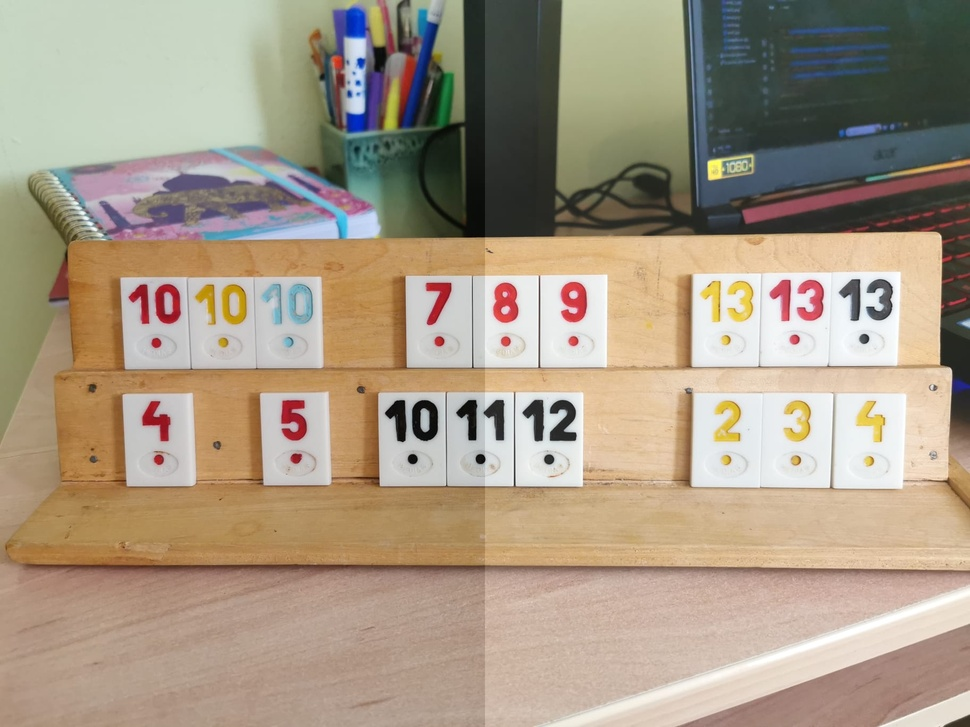
#> input picture MainApp/poze/brightness_adjusted_image.jpg, 970 x 727 px, shrunk from 1824 x 1368 before the run
$ python -i identify_color.py   (imports and definitions only)
#> lines starting #> are read from the running program, lines starting #| are printed output that depends on the picture; after the words box and inside, x2 and y2 are one past the last pixel; in counts of white or black regions, pixels touching at a corner belong together
#> further down, picture is the input picture: shape (727, 970, 3); mean B, G, R 132.7, 152.3, 167
import cv2
import numpy as np

def identify_color(hsv_image):
    # Define color ranges for red, yellow, blue, and black
    lower_red1 = np.array([0, 100, 100])
    upper_red1 = np.array([10, 255, 255])  # First range for red

    lower_red2 = np.array([160, 100, 100])
    upper_red2 = np.array([180, 255, 255])  # Second range for red

    lower_yellow = np.array([15, 100, 100])
    upper_yellow = np.array([30, 255, 255])

    lower_blue1 = np.array([90, 50, 50])  # First range for blue
    upper_blue1 = np.array([110, 255, 255])

    lower_blue2 = np.array([110, 50, 50])  # Second range for blue
    upper_blue2 = np.array([130, 255, 255])

    lower_black1 = np.array([0, 0, 0])  # First range for black
    upper_black1 = np.array([180, 50, 50])  # Adjusted upper bound for black

    lower_black2 = np.array([0, 0, 30])  # Second range for black
    upper_black2 = np.array([180, 255, 70])  # Adjusted upper bound for black

    # Create masks for each color
    mask_red1 = cv2.inRange(hsv_image, lower_red1, upper_red1)
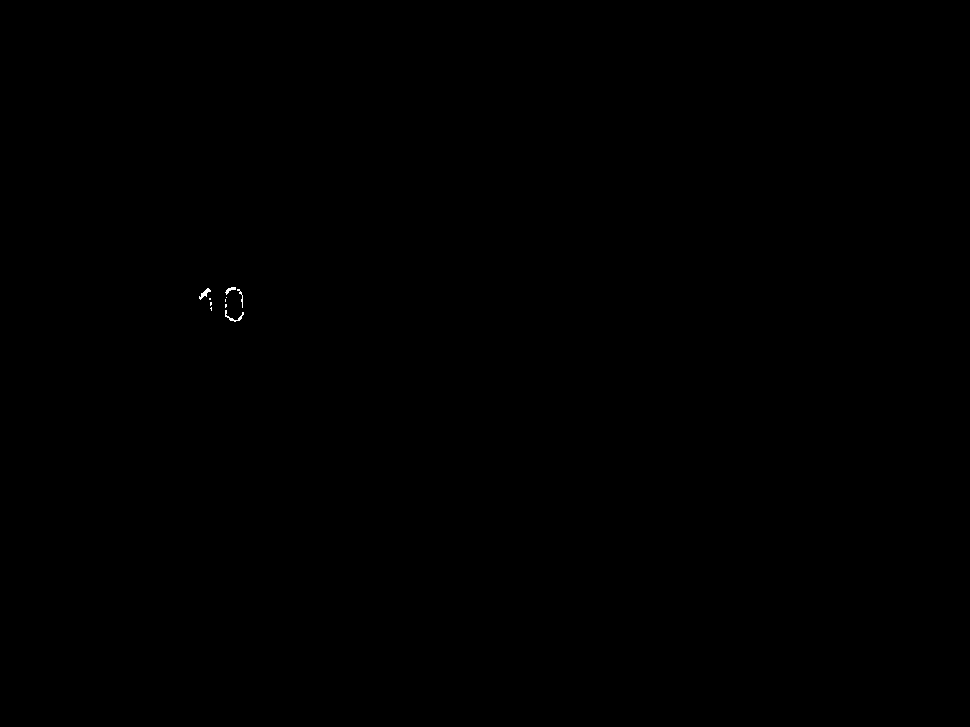
#> mask_red1: shape (727, 970); 0.03% white in thin lines or dots, all inside (x1, y1, x2, y2) = (199, 287, 244, 322)
    mask_red2 = cv2.inRange(hsv_image, lower_red2, upper_red2)
#> mask_red2: shape (727, 970); 10.3% white; 1436 white regions (1323 under 20 px), largest, box (x1, y1, x2, y2) and area: (485, 575, 970, 727) 32785, (694, 234, 942, 365) 8373, (583, 369, 763, 473) 6226
    mask_red = cv2.bitwise_or(mask_red1, mask_red2)
    mask_yellow = cv2.inRange(hsv_image, lower_yellow, upper_yellow)
#> mask_yellow: shape (727, 970); 0.04% white in thin lines or dots, all inside (x1, y1, x2, y2) = (197, 55, 440, 345)
    mask_blue1 = cv2.inRange(hsv_image, lower_blue1, upper_blue1)
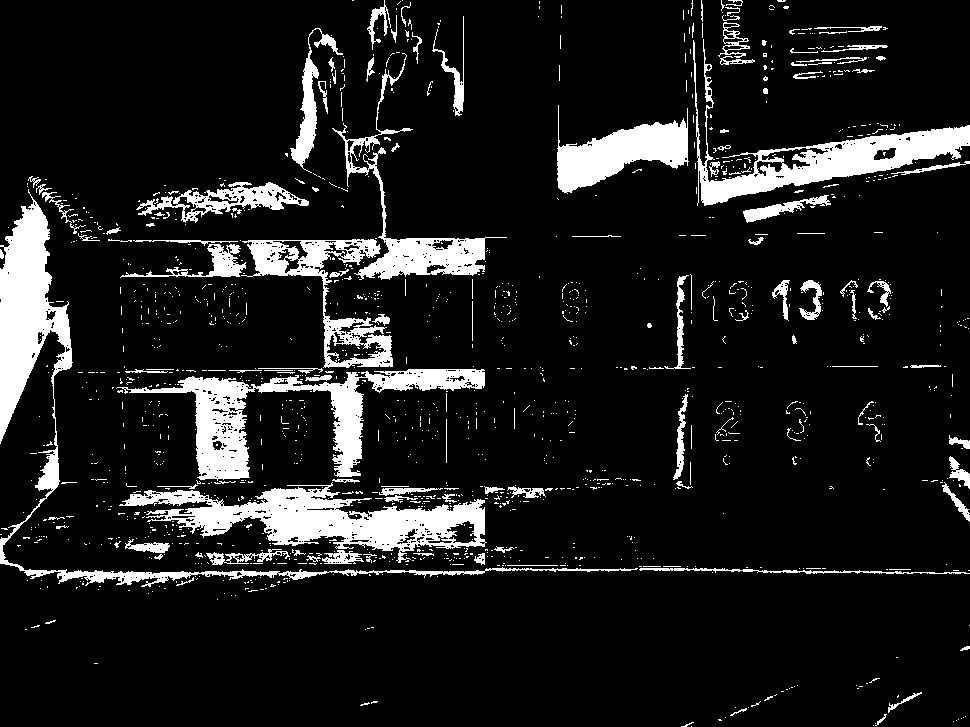
#> mask_blue1: shape (727, 970); 11.3% white; 1405 white regions (1268 under 20 px), largest, box (x1, y1, x2, y2) and area: (0, 189, 638, 587) 12622, (119, 482, 487, 563) 11515, (116, 369, 485, 481) 10268
    mask_blue2 = cv2.inRange(hsv_image, lower_blue2, upper_blue2)
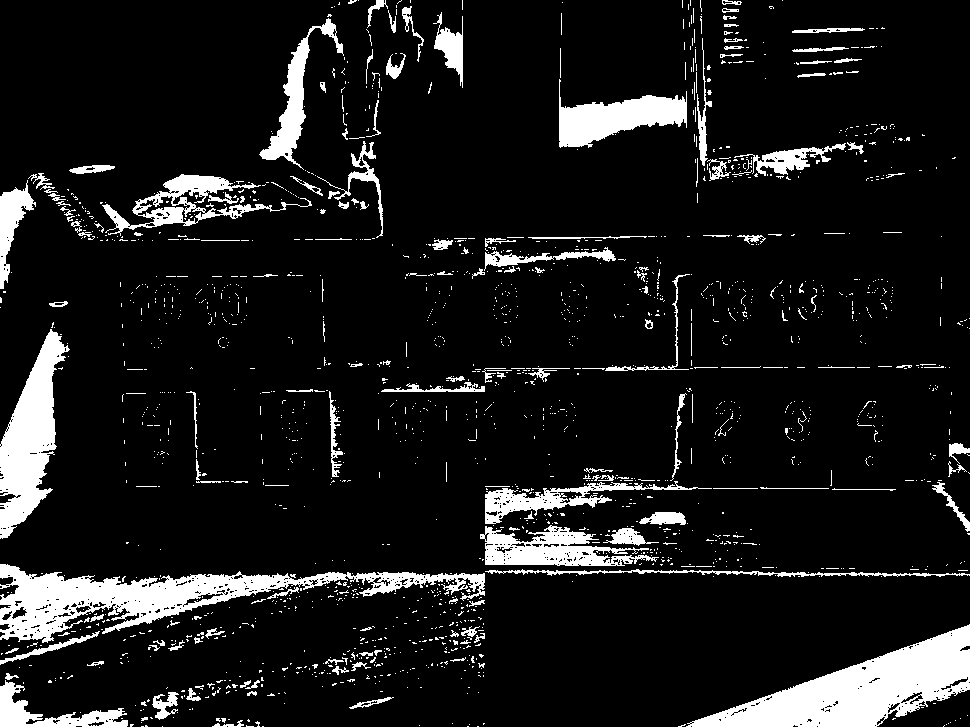
#> mask_blue2: shape (727, 970); 10.5% white; 1816 white regions (1640 under 20 px), largest, box (x1, y1, x2, y2) and area: (686, 624, 970, 727) 12541, (0, 564, 485, 643) 12183, (0, 329, 70, 539) 6960
    mask_blue = cv2.bitwise_or(mask_blue1, mask_blue2)
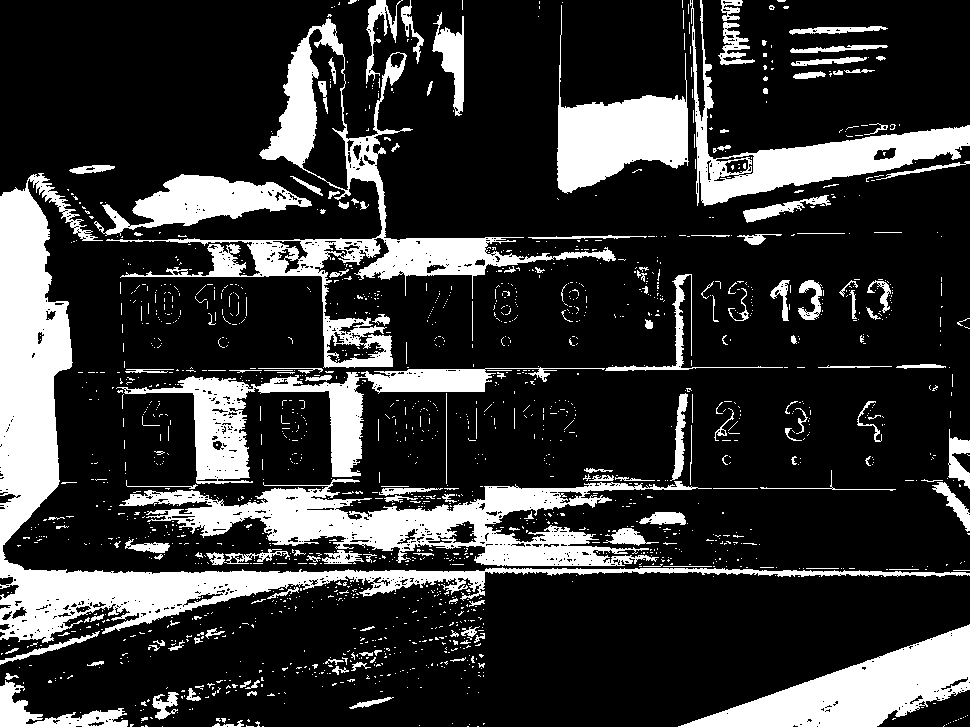
#> mask_blue: shape (727, 970); 21.3% white; 1734 white regions (1556 under 20 px), largest, box (x1, y1, x2, y2) and area: (0, 173, 970, 643) 35494, (119, 479, 712, 566) 18547, (106, 18, 616, 368) 18267
    mask_black1 = cv2.inRange(hsv_image, lower_black1, upper_black1)
#> mask_black1: shape (727, 970); 4.2% white; 107 white regions (76 under 20 px), largest, box (x1, y1, x2, y2) and area: (412, 0, 917, 237) 21175, (941, 328, 970, 412) 1690, (400, 24, 438, 128) 1226
    mask_black2 = cv2.inRange(hsv_image, lower_black2, upper_black2)
#> mask_black2: shape (727, 970); 12.6% white; 173 white regions (145 under 20 px), largest, box (x1, y1, x2, y2) and area: (431, 0, 970, 237) 73644, (303, 10, 463, 237) 5718, (941, 297, 970, 424) 2644
    mask_black = cv2.bitwise_or(mask_black1, mask_black2)
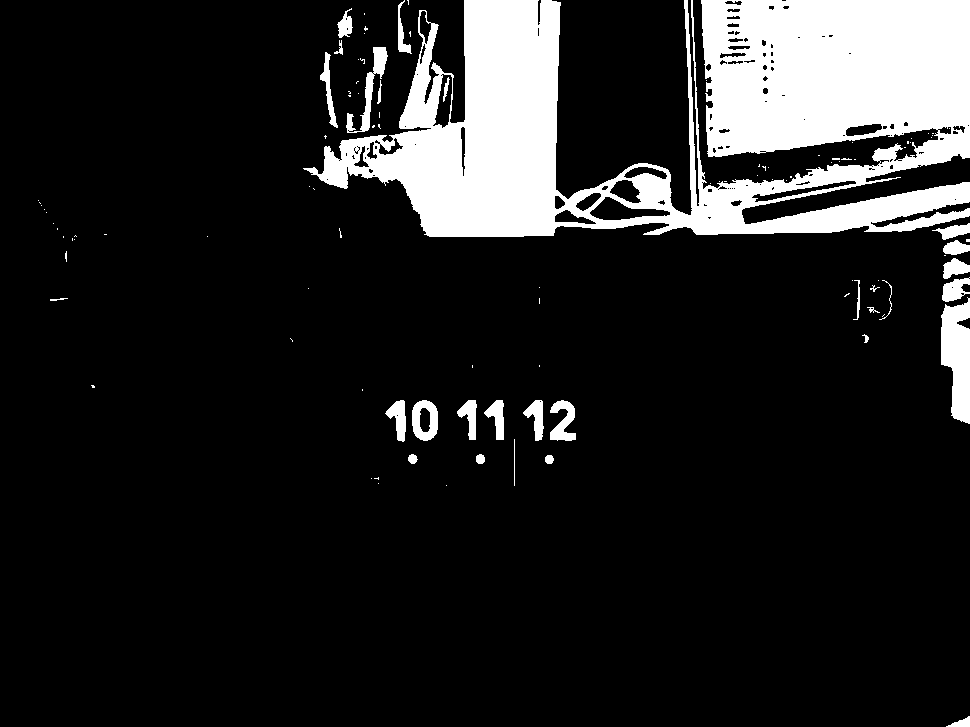
#> mask_black: shape (727, 970); 13.8% white; 107 white regions (77 under 20 px), largest, box (x1, y1, x2, y2) and area: (303, 0, 970, 237) 87518, (941, 297, 970, 424) 2646, (346, 47, 388, 133) 884

    # Calculate the sum of pixel values in each color's mask
    sum_red = np.sum(mask_red)
#> sum_red = 18645855
    sum_yellow = np.sum(mask_yellow)
#> sum_yellow = 76500
    sum_blue = np.sum(mask_blue)
#> sum_blue = 38384130
    sum_black = np.sum(mask_black)
#> sum_black = 24885450

    # Classify color based on the maximum sum
    color_mapping = {sum_red: 'Red', sum_yellow: 'Yellow', sum_blue: 'Blue', sum_black: 'Black'}
#> color_mapping = {18645855: 'Red', 76500: 'Yellow', 38384130: 'Blue', 24885450: 'Black'}
    max_sum = max(sum_red, sum_yellow, sum_blue, sum_black)
#> max_sum = 38384130

    return color_mapping[max_sum]

# Example usage:
# Assuming you have an HSV image (hsv_image) obtained from cv2.cvtColor() conversion
# color_detected = identify_color(hsv_image)
# print("Detected color:", color_detected)

>>> import cv2
>>> picture = cv2.imread('poze/brightness_adjusted_image.jpg')
>>> result = identify_color(picture)
#> result = 'Blue'

$ run again, on MainApp/poze/4bd4a4cf-15e0-4822-ad18-aefb68a9d5f28763224859214459989.jpg
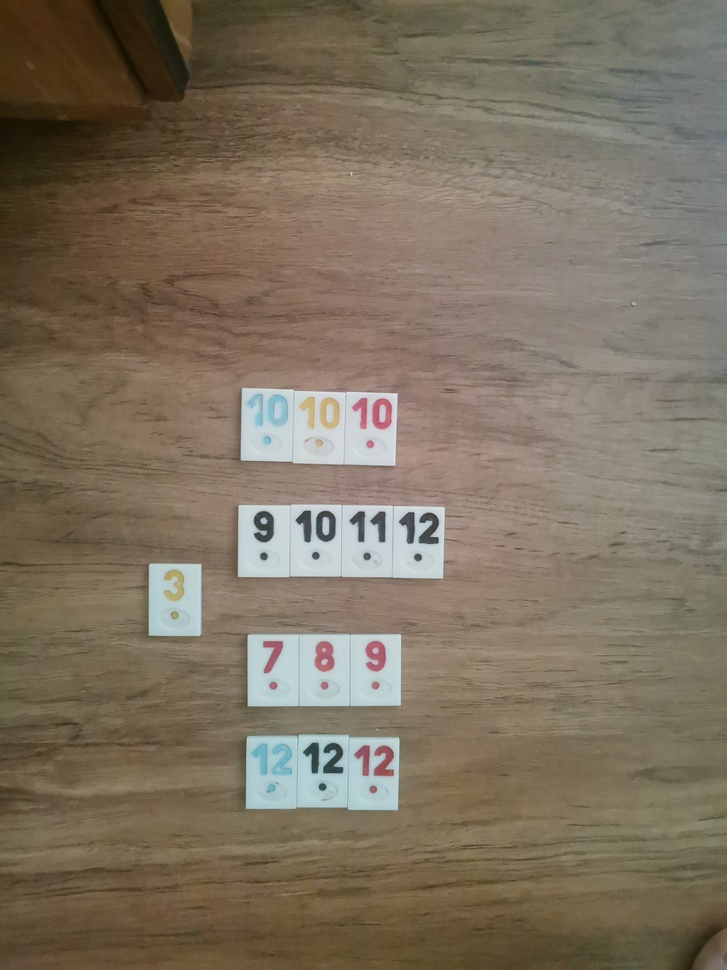
#> input picture MainApp/poze/4bd4a4cf-15e0-4822-ad18-aefb68a9d5f28763224859214459989.jpg, 727 x 970 px, shrunk from 2736 x 3648 before the run
#> picture is the input picture: shape (970, 727, 3); mean B, G, R 95.2, 113, 125.1
#> mask_red1: shape (970, 727); every value is 0
#> in identify_color, `mask_red2 = cv2.inRange(hsv_image, lower_red2, upper_red2)`:
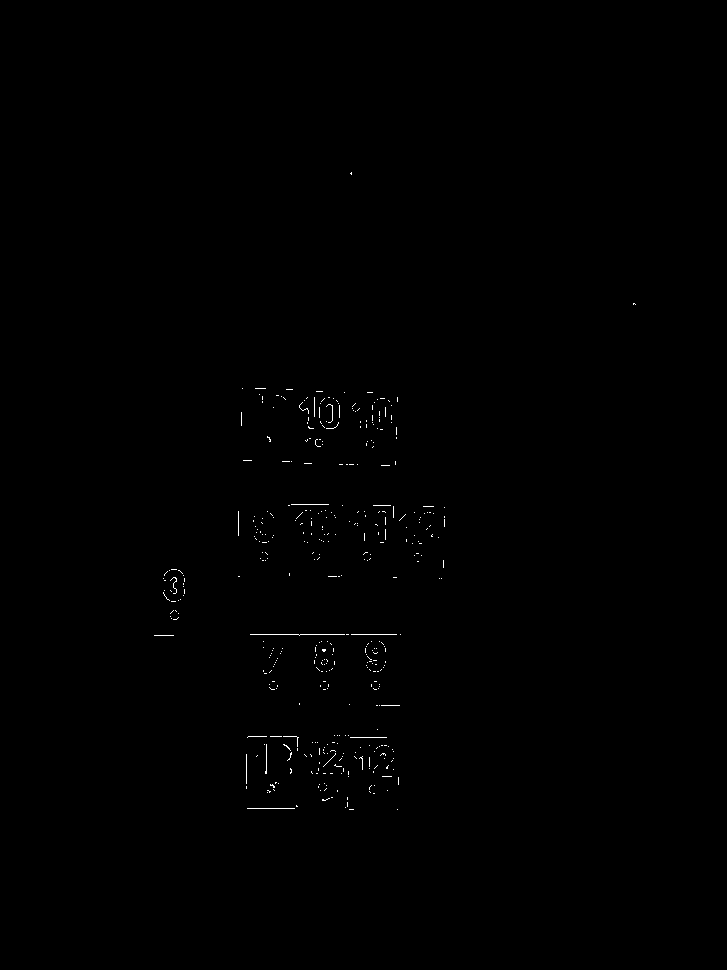
#> mask_red2: shape (970, 727); 0.24% white in thin lines or dots, all inside (x1, y1, x2, y2) = (154, 172, 636, 810)
#> mask_blue1: shape (970, 727); 22.7% white; 2066 white regions (1860 under 20 px), largest, box (x1, y1, x2, y2) and area: (100, 0, 727, 832) 125283, (510, 779, 727, 842) 7141, (63, 572, 144, 624) 2130
#> mask_blue2: shape (970, 727); 23.7% white; 1250 white regions (1135 under 20 px), largest, box (x1, y1, x2, y2) and area: (192, 0, 727, 593) 141047, (202, 580, 562, 620) 6728, (401, 635, 628, 707) 4243
#> mask_blue: shape (970, 727); 45.2% white; 1110 white regions (998 under 20 px), largest, box (x1, y1, x2, y2) and area: (100, 0, 727, 832) 292886, (510, 779, 727, 842) 7149, (63, 572, 144, 624) 2143
#> mask_black1: shape (970, 727); 1.6% white; 30 white regions (27 under 20 px), largest, box (x1, y1, x2, y2) and area: (88, 0, 189, 104) 5623, (0, 101, 105, 190) 5128, (685, 934, 714, 970) 218
#> mask_black2: shape (970, 727); 3.9% white; 280 white regions (255 under 20 px), largest, box (x1, y1, x2, y2) and area: (0, 0, 234, 266) 20831, (0, 0, 46, 72) 1619, (192, 0, 263, 39) 1357
#> in identify_color, `mask_black = cv2.bitwise_or(mask_black1, mask_black2)`:
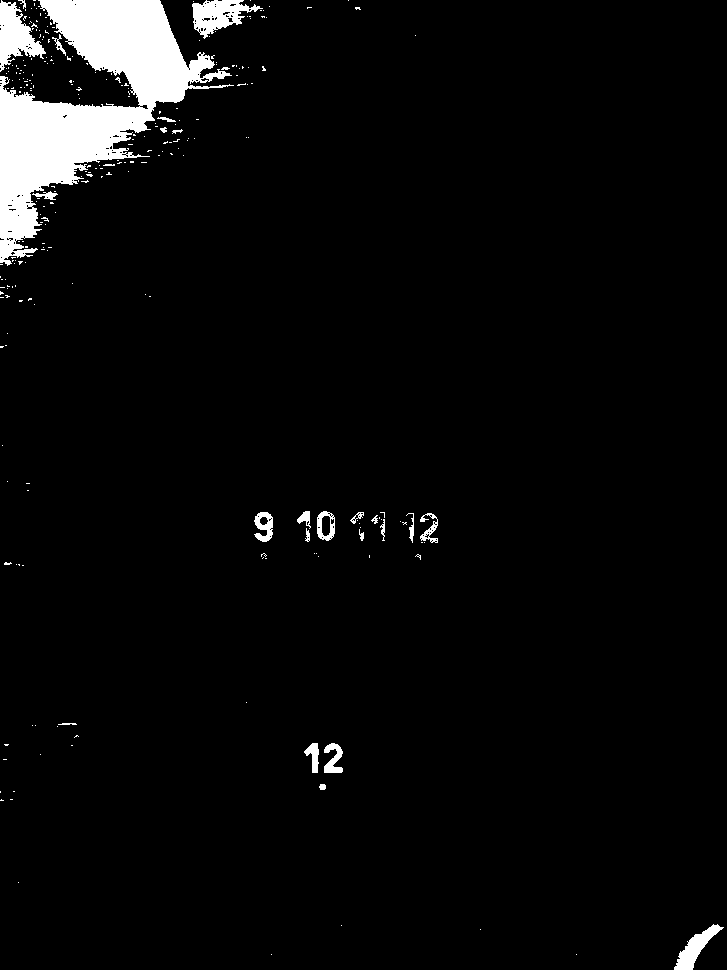
#> mask_black: shape (970, 727); 4.2% white; 270 white regions (245 under 20 px), largest, box (x1, y1, x2, y2) and area: (0, 0, 234, 266) 22611, (0, 0, 46, 72) 1619, (192, 0, 263, 39) 1357
#> sum_red = 432480
#> sum_yellow = 0
#> sum_blue = 81286860
#> sum_black = 7511535
#> color_mapping = {432480: 'Red', 0: 'Yellow', 81286860: 'Blue', 7511535: 'Black'}
#> max_sum = 81286860
#> result = 'Blue'
